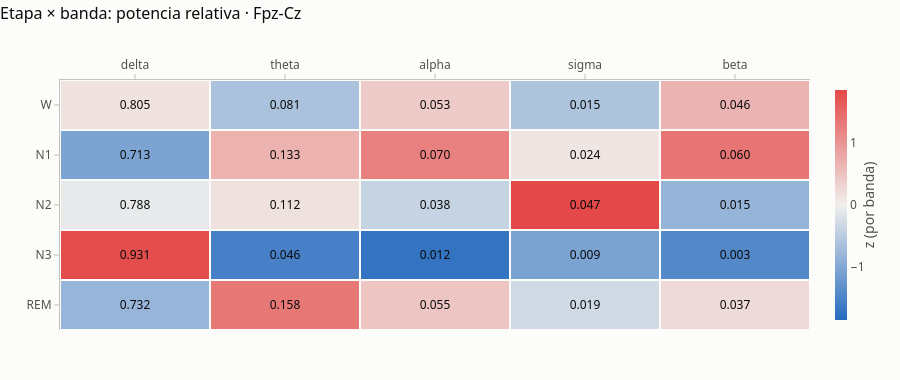

Source (notebook cell):
### Markdown cell above
**¿En qué etapa es cada banda relativamente más fuerte? El color es el z-score dentro de cada banda; el texto, la potencia relativa media.**

### Code cell
for ch in ["Fpz-Cz", "Pz-Oz"]:
    plots.stage_band_heatmap(rel, ch).show()

### Figure 1 — Plotly figure (JSON) as saved in the notebook; plotly's stock layout.template omitted (floating-point values rounded to 4 significant figures)
{"data": [{"colorbar": {"outlinewidth": 0, "thickness": 12, "title": {"side": "right", "text": "z (por banda)"}}, "colorscale": [[0.0, "#256abf"], [0.5, "#f0efec"], [1.0, "#e34948"]], "hovertemplate": "%{y} · %{x}<br>media relativa %{text:.3f}<br>z = %{z:.2f}<extra></extra>", "text": [[0.805, 0.08126, 0.05331, 0.01464, 0.04576], [0.7134, 0.1328, 0.06964, 0.02394, 0.06026], [0.7878, 0.1123, 0.0381, 0.04658, 0.01524], [0.9307, 0.04577, 0.01226, 0.00863, 0.002683], [0.7319, 0.158, 0.05453, 0.01864, 0.03695]], "textfont": {"color": "#0b0b0b", "size": 12}, "texttemplate": "%{text:.3f}", "type": "heatmap", "x": ["delta", "theta", "alpha", "sigma", "beta"], "xgap": 2, "y": ["W", "N1", "N2", "N3", "REM"], "ygap": 2, "z": [[0.1476, -0.6309, 0.3987, -0.6012, 0.6545], [-1.052, 0.6821, 1.24, 0.1116, 1.353], [-0.07795, 0.1597, -0.3848, 1.847, -0.8162], [1.792, -1.535, -1.715, -1.062, -1.422], [-0.8095, 1.324, 0.4618, -0.2952, 0.23]], "zmid": 0}], "layout": {"font": {"color": "#52514e", "family": "system-ui, -apple-system, \"Segoe UI\", sans-serif", "size": 12}, "height": 380, "hoverlabel": {"bgcolor": "white", "font": {"color": "#0b0b0b"}}, "legend": {"orientation": "h", "title": {"text": ""}, "x": 0, "xanchor": "left", "y": 1.02, "yanchor": "bottom"}, "margin": {"b": 50, "l": 60, "r": 20, "t": 80}, "paper_bgcolor": "#fcfcfb", "plot_bgcolor": "#fcfcfb", "title": {"font": {"color": "#0b0b0b", "size": 16}, "text": "Etapa × banda: potencia relativa · Fpz-Cz", "x": 0, "xanchor": "left", "y": 0.98, "yanchor": "top"}, "xaxis": {"gridcolor": "#e1e0d9", "linecolor": "#c3c2b7", "showgrid": false, "side": "top", "tickcolor": "#c3c2b7", "ticks": "outside", "zeroline": false}, "yaxis": {"autorange": "reversed", "gridcolor": "#e1e0d9", "linecolor": "#c3c2b7", "showgrid": false, "tickcolor": "#c3c2b7", "ticks": "outside", "zeroline": false}}}
